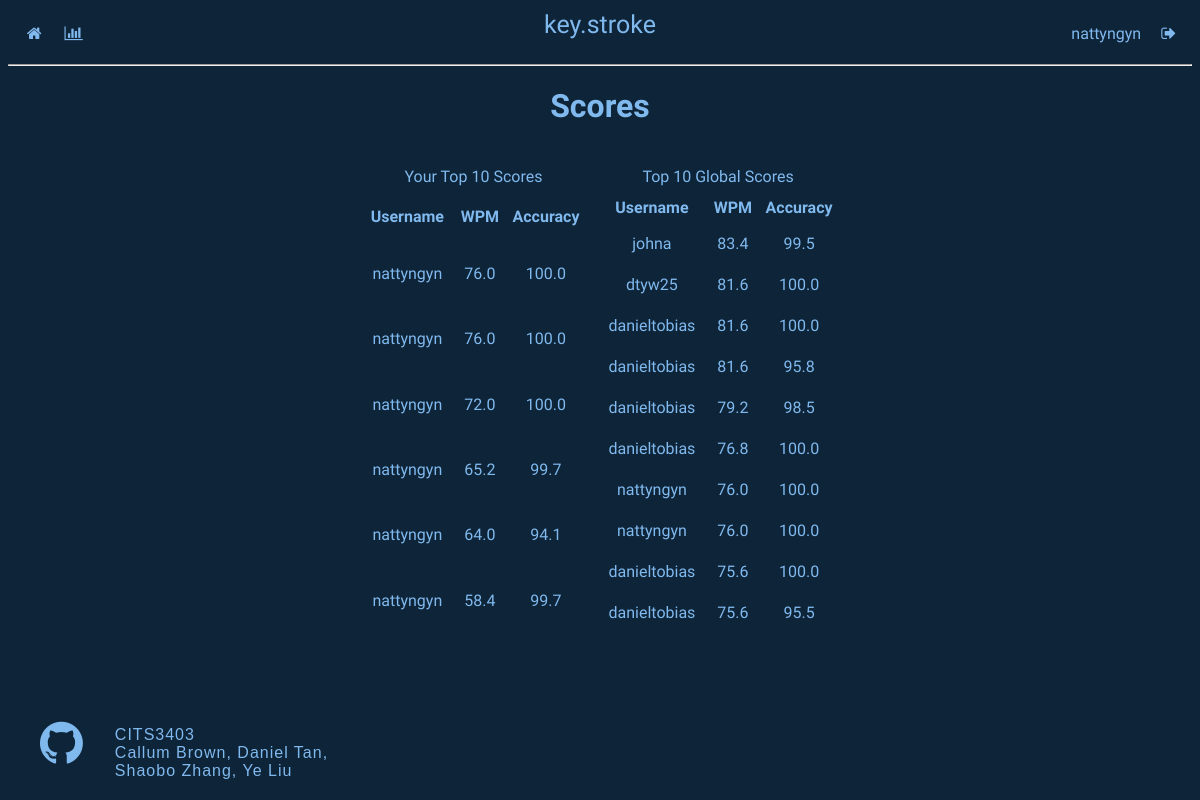
The app's page /scores (signed in), older data.
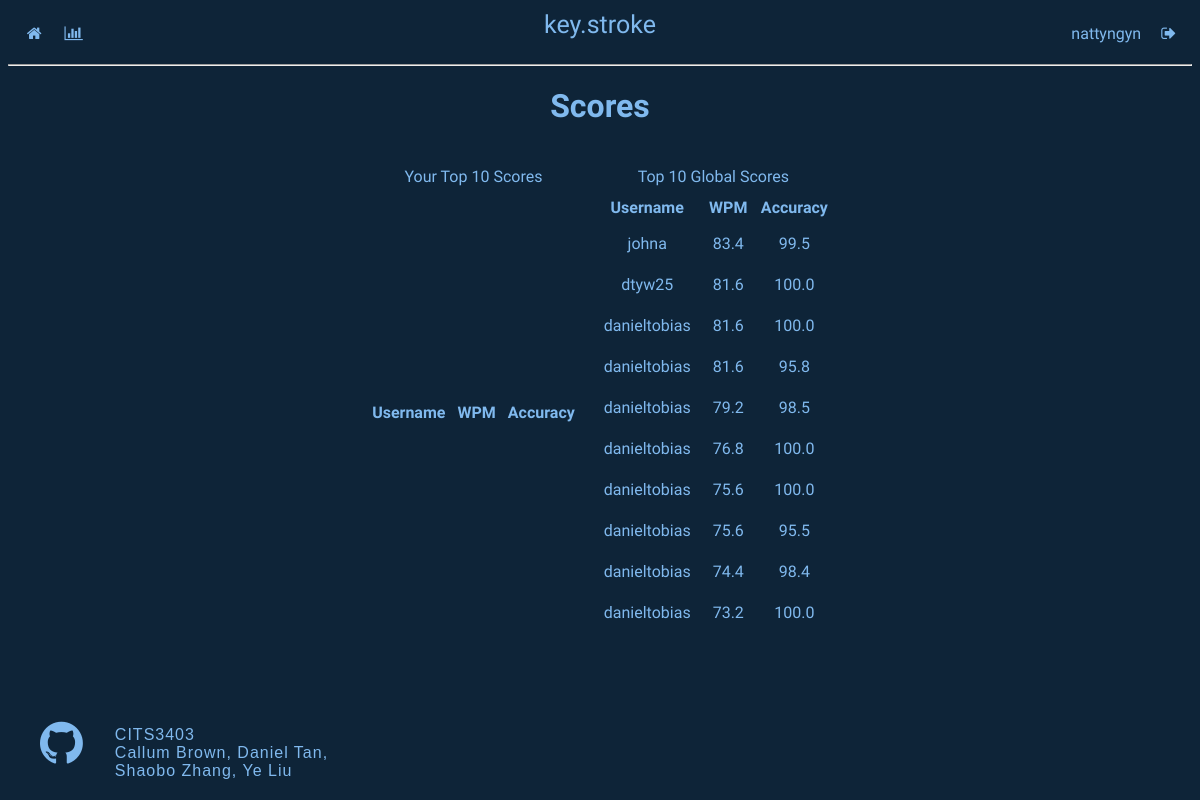
The same page, newer data.
### app/models.py (models this page shows, shortened)
class Score(db.Model):
    id = db.Column(db.Integer, primary_key=True)
    username = db.Column(db.String(64))
    score = db.Column(db.Float, index=True, nullable=True) #WPM
    accuracy = db.Column(db.Float, index=True, nullable=True) #accuracy
    user_id = db.Column(db.Integer, db.ForeignKey('user.id'))

### app/routes.py (the view)
@app.route('/scores', methods=['GET','POST'])
@login_required
def scores():
    if current_user.is_authenticated:
        user_username = current_user.username
        user_iden = current_user.id
        top10Score = Score.query.filter_by(user_id=user_iden).order_by(Score.score.desc()).limit(10).all()
        globaltop10 = Score.query.order_by(Score.score.desc()).limit(10).all()
    return render_template('scores.html', username = user_username, user_id=user_iden, myScore=top10Score, globaltop10=globaltop10)

### app/models.py (called while the page is built)
@login.user_loader
def load_user(user_id):
    return User.query.get(int(user_id))

### app/templates/scores.html (shortened to what this page needs)
{% extends "base.html" %}
{% block head %}
<link rel= "stylesheet" type= "text/css" href="{{ url_for('static',filename='stylesheets/base.css') }}">
<link rel= "stylesheet" type= "text/css" href="{{ url_for('static',filename='stylesheets/scores.css') }}">
{% endblock %}
{% block content %}
    <body>
        <h1>Scores</h1>
        <div class='container'>
            <table id='records'>
                <caption>Your Top 10 Scores</caption>
                <tr>
                    <th>Username</th>
                    <th>WPM</th>
                    <th>Accuracy</th>
                </tr>
            {% for score in myScore %}
                <tr>
                    <td>{{ score.username }}</td>
                    <td>{{ score.score  }}</td>
                    <td>{{ score.accuracy }}</td>
                </tr>
            {% endfor %}
            </table>
            <table id='global'>
                    <caption>Top 10 Global Scores</caption>
                    <tr>
                        <th>Username</th>
                        <th>WPM</th>
                        <th>Accuracy</th>
                    </tr>
                {% for score in globaltop10 %}
                    <tr>
                        <td>{{ score.username }}</td>
                        <td>{{ score.score  }}</td>
                        <td>{{ score.accuracy }}</td>
                    </tr>
                {% endfor %}
                </table>
        </div>
    </body>
{% endblock %}

Row changes from the older to the newer data that the page shows:
removed Score: username "nattyngyn", score "76.0", accuracy "100.0"
removed Score: username "nattyngyn", score "76.0", accuracy "100.0"
removed Score: username "nattyngyn", score "72.0", accuracy "100.0", shown under "Your Top 10 Scores"
removed Score: username "nattyngyn", score "65.2", accuracy "99.7", shown under "Your Top 10 Scores"
removed Score: username "nattyngyn", score "64.0", accuracy "94.1", shown under "Your Top 10 Scores"
removed Score: username "nattyngyn", score "58.4", accuracy "99.7", shown under "Your Top 10 Scores"
now on this page (row unchanged): Score: username "danieltobias", score "74.4", accuracy "98.4", shown under "Top 10 Global Scores"
now on this page (row unchanged): Score: username "danieltobias", score "73.2", accuracy "100.0", shown under "Top 10 Global Scores"
